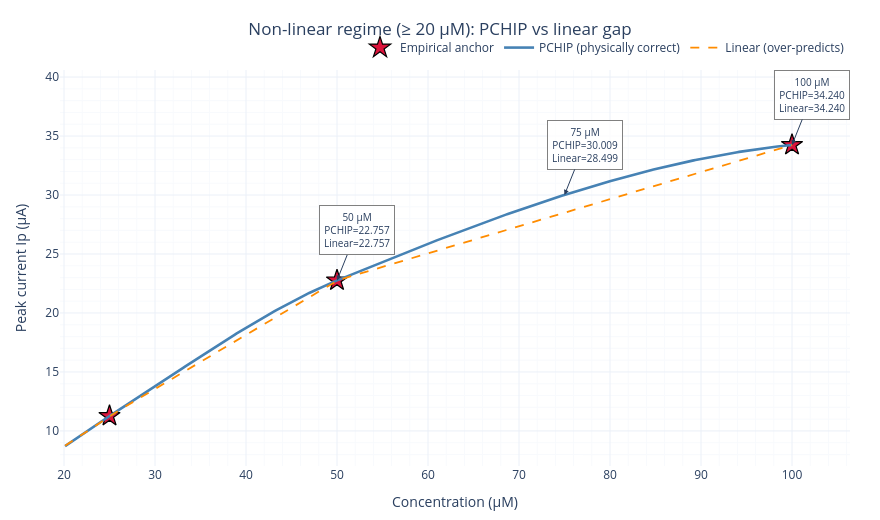

Notebook code for this chart:
### Code cell
# Figure 4.2.b — High-conc zoom (linear axis) to make the PCHIP vs linear gap obvious
high_zoom_figure = go.Figure()
mask_hi = c_fine >= 20

high_zoom_figure.add_trace(go.Scatter(
    x=c_arr[c_arr >= 20], y=Ip_arr[c_arr >= 20],
    mode='markers', name='Empirical anchor',
    marker=dict(color='crimson', size=16, symbol='star',
                line=dict(color='black', width=1.2)),
))

high_zoom_figure.add_trace(go.Scatter(
    x=c_fine[mask_hi], y=Ip_pchip_fine[mask_hi],
    mode='lines', name='PCHIP (physically correct)',
    line=dict(color='steelblue', width=2.6),
))

high_zoom_figure.add_trace(go.Scatter(
    x=c_fine[mask_hi], y=Ip_linear_fine[mask_hi],
    mode='lines', name='Linear (over-predicts)',
    line=dict(color='darkorange', width=1.8, dash='dash'),
))

# Annotation at worst-case midpoints
for c_pt in [50, 75, 100]:
    Ip_p = float(pchip_Ip(c_pt))
    Ip_l = float(np.interp(c_pt, c_arr, Ip_arr))
    high_zoom_figure.add_annotation(
        x=c_pt, y=Ip_p,
        text=f'{c_pt} µM<br>PCHIP={Ip_p:.3f}<br>Linear={Ip_l:.3f}',
        showarrow=True, arrowhead=2, ax=20, ay=-50,
        font=dict(size=10), bgcolor='rgba(255,255,255,0.8)',
        bordercolor='gray', borderwidth=1, borderpad=4,
    )

apply_default_plotly_layout(
    high_zoom_figure,
    title_text=' Non-linear regime (≥ 20 µM): PCHIP vs linear gap',
    xaxis_title='Concentration (µM)',
    yaxis_title='Peak current Ip (µA)',
)
high_zoom_figure.show()

# Quantify divergence at the 75 µM midpoint
Ip_75_pchip  = float(pchip_Ip(75))
Ip_75_linear = float(np.interp(75, c_arr, Ip_arr))
print(f"At 75 µM (midpoint of 50–100 µM segment):")
print(f"  PCHIP Ip  = {Ip_75_pchip:.4f} µA")
print(f"  Linear Ip = {Ip_75_linear:.4f} µA")
print(f"  Over-prediction from linear = {(Ip_75_linear - Ip_75_pchip):.4f} µA "
      f"({(Ip_75_linear/Ip_75_pchip - 1)*100:.1f}%)")

### Figure 1 — Plotly figure (JSON) as saved in the notebook; plotly's stock layout.template omitted (floating-point values rounded to 4 significant figures; data arrays with more than 128 entries replaced by an {"elided": "..."} marker saying what was removed)
{"data": [{"marker": {"color": "crimson", "line": {"color": "black", "width": 1.2}, "size": 16, "symbol": "star"}, "mode": "markers", "name": "Empirical anchor", "type": "scatter", "x": [25.0, 50.0, 100.0], "y": [11.27, 22.76, 34.24]}, {"line": {"color": "steelblue", "width": 2.6}, "mode": "lines", "name": "PCHIP (physically correct)", "type": "scatter", "x": {"elided": "400 float values"}, "y": {"elided": "400 float values"}}, {"line": {"color": "darkorange", "dash": "dash", "width": 1.8}, "mode": "lines", "name": "Linear (over-predicts)", "type": "scatter", "x": {"elided": "400 float values"}, "y": {"elided": "400 float values"}}], "layout": {"annotations": [{"arrowhead": 2, "ax": 20, "ay": -50, "bgcolor": "rgba(255,255,255,0.8)", "bordercolor": "gray", "borderpad": 4, "borderwidth": 1, "font": {"size": 10}, "showarrow": true, "text": "50 µM<br>PCHIP=22.757<br>Linear=22.757", "x": 50, "y": 22.76}, {"arrowhead": 2, "ax": 20, "ay": -50, "bgcolor": "rgba(255,255,255,0.8)", "bordercolor": "gray", "borderpad": 4, "borderwidth": 1, "font": {"size": 10}, "showarrow": true, "text": "75 µM<br>PCHIP=30.009<br>Linear=28.499", "x": 75, "y": 30.01}, {"arrowhead": 2, "ax": 20, "ay": -50, "bgcolor": "rgba(255,255,255,0.8)", "bordercolor": "gray", "borderpad": 4, "borderwidth": 1, "font": {"size": 10}, "showarrow": true, "text": "100 µM<br>PCHIP=34.240<br>Linear=34.240", "x": 100, "y": 34.24}], "height": 520, "legend": {"orientation": "h", "x": 1, "xanchor": "right", "y": 1.02, "yanchor": "bottom"}, "margin": {"b": 50, "l": 60, "r": 30, "t": 70}, "title": {"text": " Non-linear regime (≥ 20 µM): PCHIP vs linear gap", "x": 0.5, "xanchor": "center"}, "width": 880, "xaxis": {"minor": {"showgrid": true}, "showgrid": true, "title": {"text": "Concentration (µM)"}}, "yaxis": {"minor": {"showgrid": true}, "showgrid": true, "title": {"text": "Peak current Ip (µA)"}}}}
